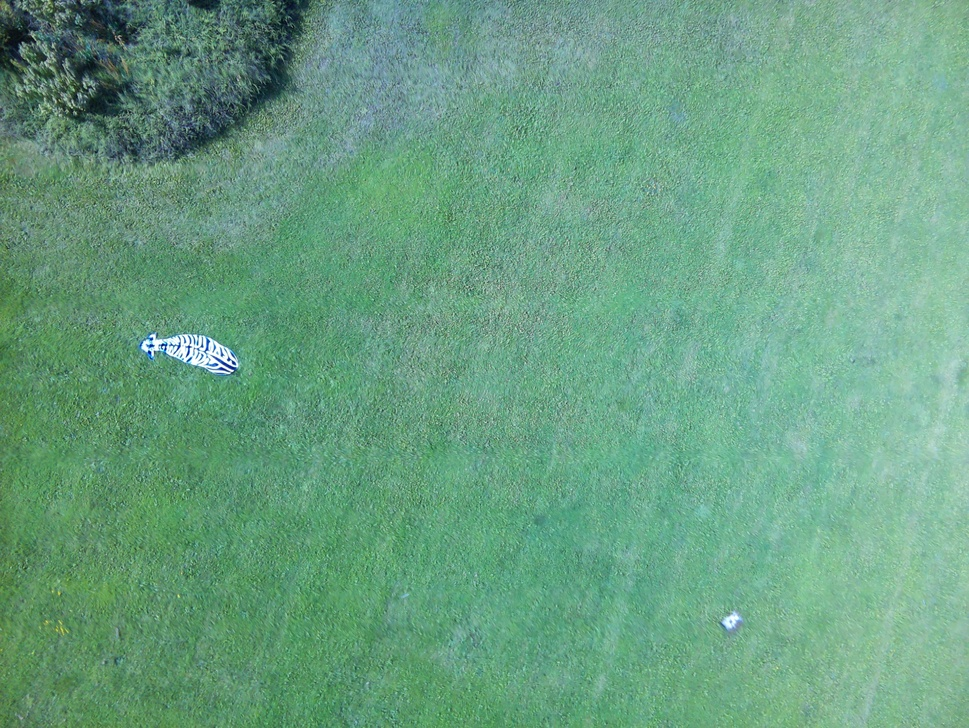
#> input picture images/capture_13/img_0.jpg, 969 x 728 px, shrunk from 3280 x 2464 before the run, found by its file name
$ python camera.py
#> lines starting #> are read from the running program, lines starting #| are printed output that depends on the picture; after the words box and inside, x2 and y2 are one past the last pixel; in counts of white or black regions, pixels touching at a corner belong together
# Camera "firmware" for drone

import cv2 as cv
import numpy as np
import matplotlib.pyplot as plt

image_path = "/home/simon/Documents/python-projects/drone-course/images/capture_13/img_0.jpg"

# Read image from Pictures folder
image = cv.imread(image_path)
#> image is the input picture: shape (728, 969, 3); mean B, G, R 130.2, 160, 105.6
dis_image = cv.imread(image_path)

#image = cv.GaussianBlur(image, (5, 5), 0)

# Convert to HSV
hsv_image = cv.cvtColor(image, cv.COLOR_BGR2HSV)
#> hsv_image: shape (728, 969, 3); mean H, S, V 74.1, 88.9, 160.3


# Create green mask
green_LB = np.array([20, 40, 0])
green_UB = np.array([80, 255, 255])


# Apply mask
green_mask = cv.inRange(hsv_image, green_LB, green_UB)
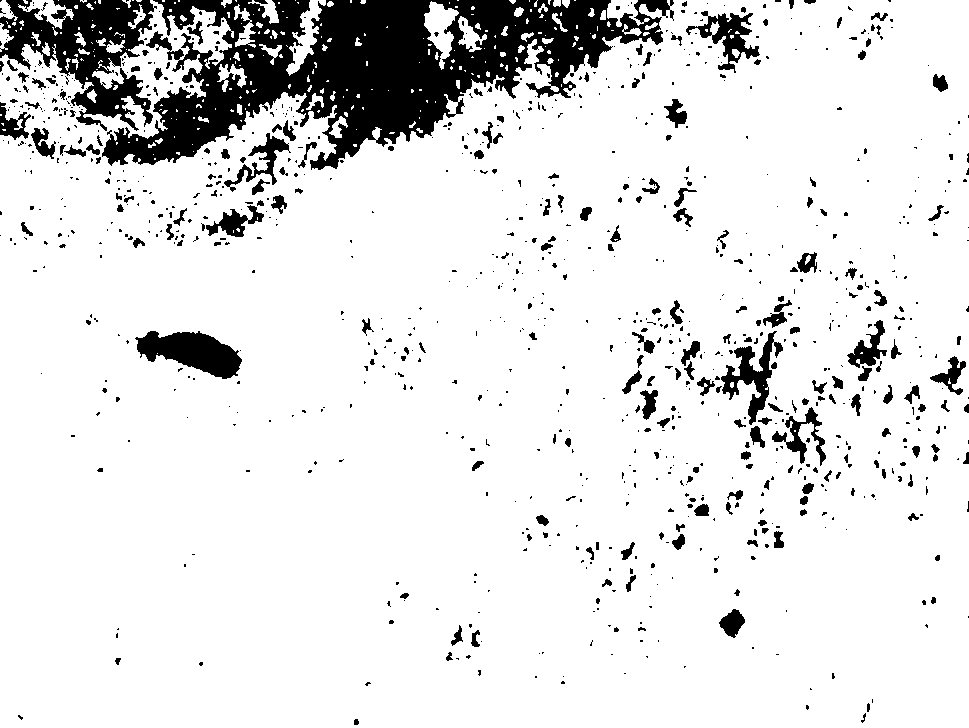
#> green_mask: shape (728, 969); 88.5% white; 983 black regions (761 under 20 px), largest, box (x1, y1, x2, y2) and area: (102, 0, 674, 170) 44041, (0, 0, 157, 131) 9428, (135, 331, 242, 379) 3005


# Invert mask
non_green = cv.bitwise_not(green_mask)


# Apply morphologyEx to reduce noise
kernel = np.ones((15, 15), np.uint8)
non_green = cv.morphologyEx(non_green, cv.MORPH_OPEN, kernel)
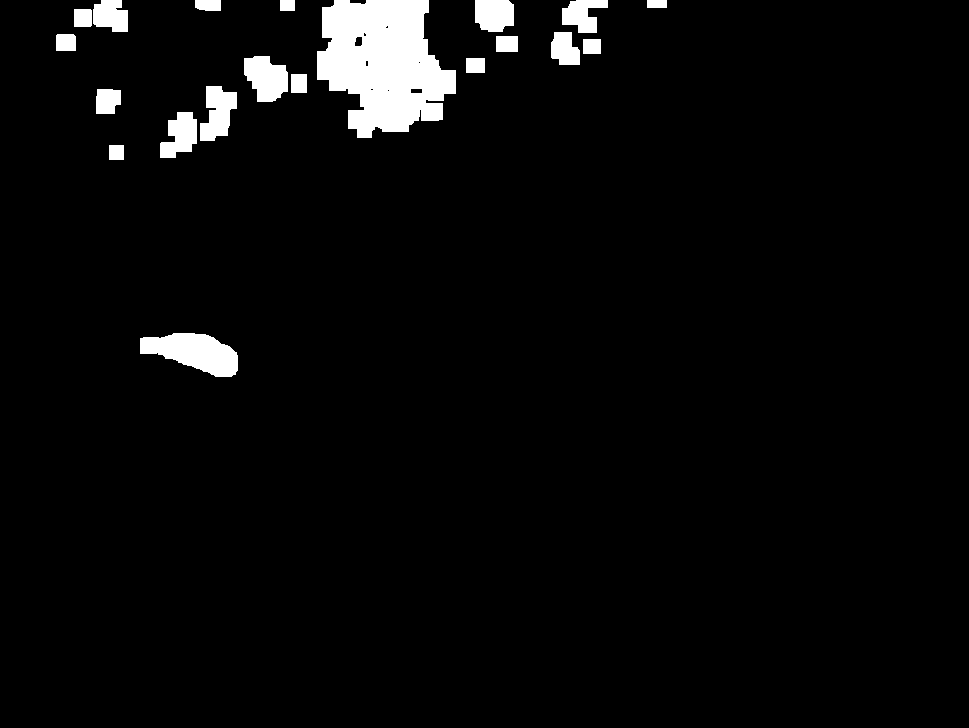
#> non_green: shape (728, 969); 3.8% white; 20 white regions

stored = []

# Find contours and filter out large objects
contours, heir = cv.findContours(non_green, cv.RETR_EXTERNAL, cv.CHAIN_APPROX_SIMPLE)
#> contours = 20 contours; largest, box (x1, y1, x2, y2) and area: (317, 0, 456, 138) 13170, (140, 333, 238, 377) 2624, (244, 56, 288, 102) 1414, (200, 86, 237, 141) 1256, (160, 112, 197, 158) 1068
animal_mask = np.zeros_like(non_green)
animals_count = 0
index = 0
for cnt in contours:
    if cv.contourArea(cnt) > 6500.0:
        index += 1
        M = cv.moments(cnt)
        if M["m00"] != 0:
            cx = int(M["m10"] / M["m00"])
            cy = int(M["m01"] / M["m00"])
        else:
            # If contour area is zero, just use a default point
            cx, cy = cnt[0][0]

        stored.append([cv.contourArea(cnt), cv.arcLength(cnt, True), index])
        cv.putText(dis_image, str(index), (cx, cy), 1, 16, (255, 0, 0), 20)
        cv.drawContours(animal_mask, [cnt], -1, 255, thickness=cv.FILLED, lineType=cv.LINE_8)
#> this loop made 20 passes
#> (index, cx, cy) on pass 17: (1, 382, 63)
#> cnt on passes 2, 6, 7, 9, 10, 14: [[109, 145], [109, 159], [123, 159], [123, 145]], [[291, 74], [291, 92], [306, 92], [306, 74]], [[466, 58], [466, 72], [484, 72], [484, 58]], [[583, 39], [583, 53], [600, 53], [600, 39]], [[496, 36], [496, 51], [517, 51], [517, 36]], [[647, 0], [647, 7], [666, 7], [666, 0]]
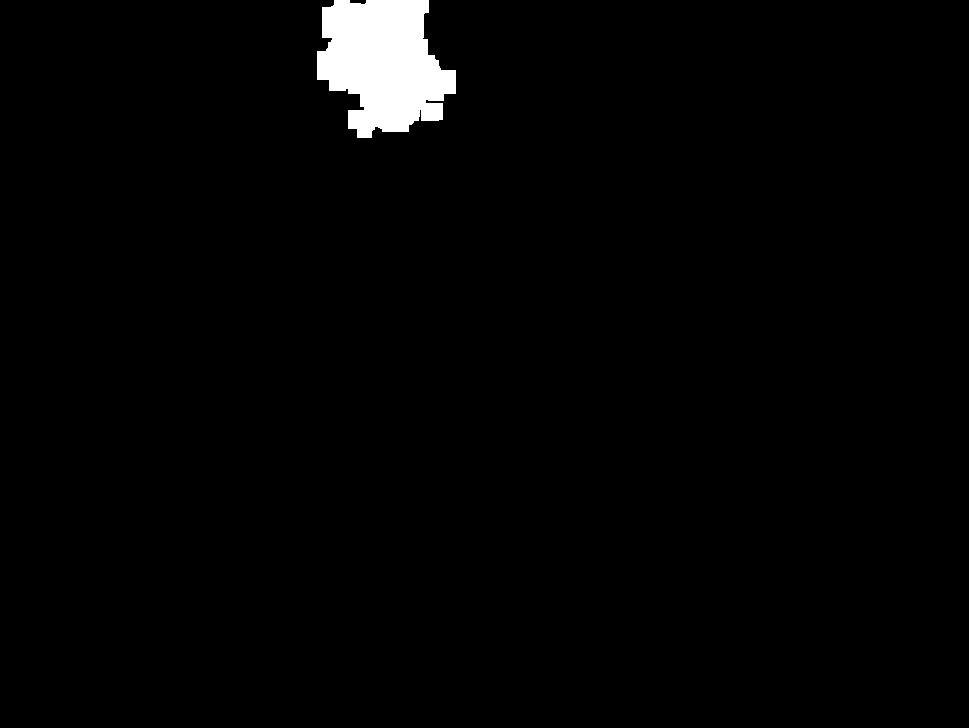
#> animal_mask: shape (728, 969); 1.9% white; 1 white region, box (x1, y1, x2, y2) and area: (317, 0, 456, 138) 13494
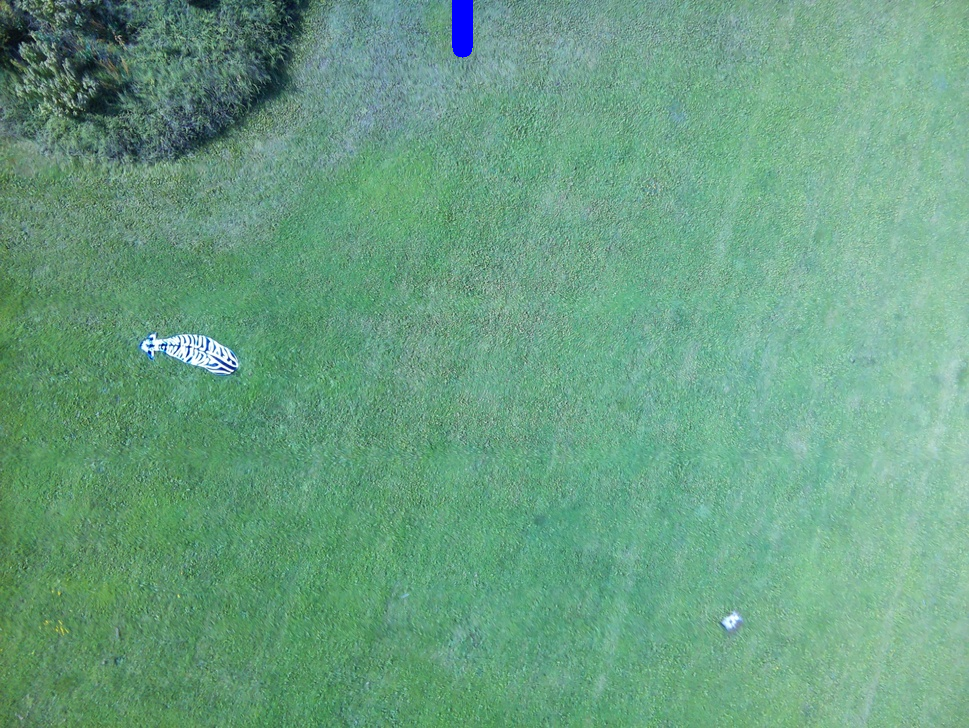
#> dis_image: shape (728, 969, 3); 0.16% of pixels changed, all inside (x1, y1, x2, y2) = (452, 0, 473, 58)
#> after the loop, index = 1; stored = [[13170, 665.9, 1]]

stored_vals = np.array(stored)
#> stored_vals = [[13170, 665.9, 1]]

# Cut out animals
animals = cv.bitwise_and(image, image, mask=animal_mask)

# Make images ready for viewing
mask      = cv.cvtColor(animal_mask, cv.COLOR_GRAY2BGR)


areas = stored_vals[:, 0]
#> areas = [13170]
perimeters = stored_vals[:, 1]
#> perimeters = [665.9]
indices = stored_vals[:, 2].astype(int)
#> indices = [1]

plt.figure(figsize=(12, 8))

plt.subplot(2, 3, 1)
plt.imshow(dis_image)
plt.axis('off')
plt.title('Input image')

plt.subplot(2, 3, 2)
plt.imshow(hsv_image)
plt.axis('off')
plt.title('HSV converted image')


plt.subplot(2, 3, 3)
plt.scatter(areas, perimeters, c='blue', marker='o')

for x, y, label in zip(areas, perimeters, indices):
    plt.text(x, (y + 50), str(label), fontsize=9, ha='center', va='center', color='black')  # Change "A" as needed
#> this loop made 1 pass

plt.xlabel('Area')
plt.ylabel('Perimeter')
plt.title('Coutour Area vs Perimeter')
plt.grid(True)

plt.subplot(2, 3, 4)
plt.imshow(mask)
plt.axis('off')
plt.title('Mask generated')

plt.subplot(2, 3, 5)
plt.imshow(animals)
plt.axis('off')
plt.title('Contours cutout')

plt.tight_layout()
plt.show()
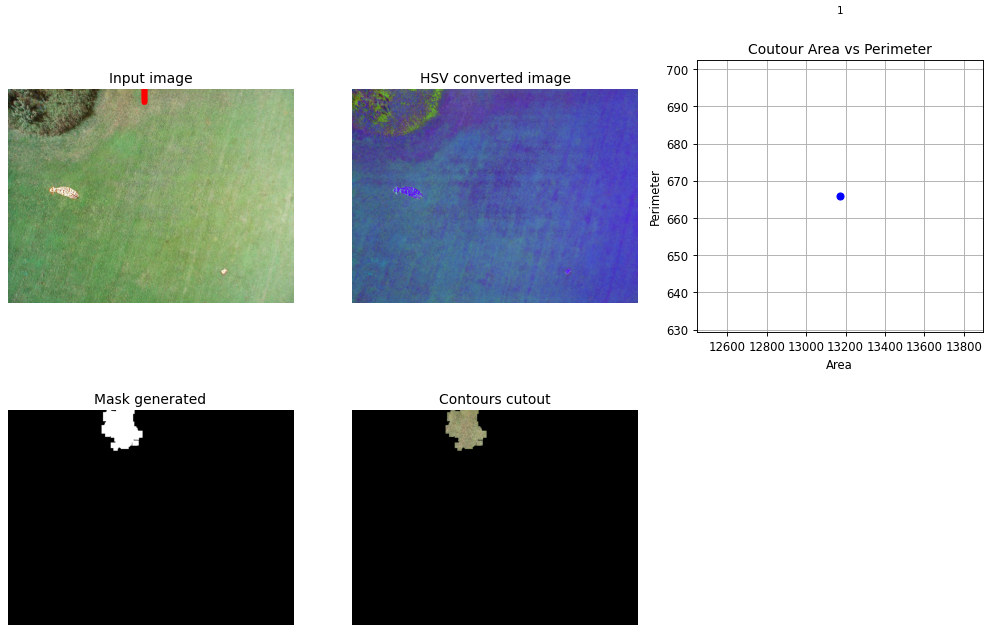
#> figure drawn by matplotlib, 5 panels; B, G, R data is drawn as R, G, B

cv.waitKey(0)
cv.destroyAllWindows()
